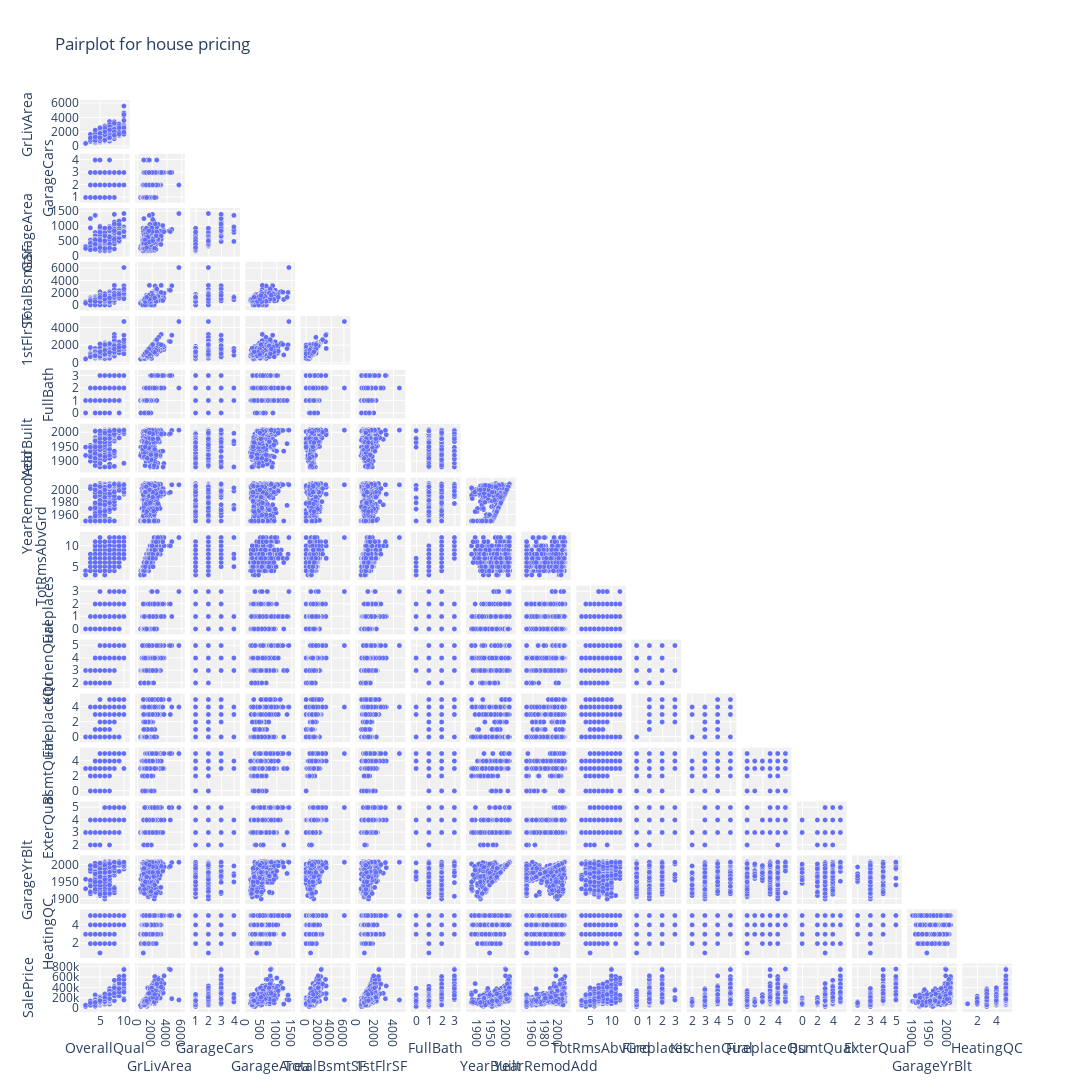

Write notebook code for a chart like this one.
### Markdown cell above
### Plotting correlated features

For our plot, we will get all the features that have absolute value above 0.5 with the dependent **SalePrice**.

### Code cell
obj = go.Splom(dimensions=[dict(label='OverallQual', values = df_train['OverallQual']),
                           dict(label='GrLivArea', values=df_train['GrLivArea']),
                           dict(label='GarageCars', values=df_train['GarageCars']),
                           dict(label='GarageArea', values=df_train['GarageArea']),
                           dict(label='TotalBsmtSF', values=df_train['TotalBsmtSF']),
                           dict(label='1stFlrSF', values=df_train['1stFlrSF']),
                           dict(label='FullBath', values=df_train['FullBath']),
                           dict(label='YearBuilt', values=df_train['YearBuilt']),
                           dict(label='YearRemodAdd', values=df_train['YearRemodAdd']),
                           dict(label='TotRmsAbvGrd', values=df_train['TotRmsAbvGrd']),
                           dict(label='Fireplaces', values=df_train['Fireplaces']),
                           dict(label='KitchenQual', values=df_train['KitchenQual']),
                           dict(label='FireplaceQu', values=df_train['FireplaceQu']),
                           dict(label='BsmtQual', values=df_train['BsmtQual']),
                           dict(label='ExterQual', values=df_train['ExterQual']),
                           dict(label='GarageYrBlt', values=df_train['GarageYrBlt']),
                           dict(label='HeatingQC', values=df_train['HeatingQC']),
                           dict(label='SalePrice', values=df_train['SalePrice'])],
                        marker=dict(size=5,
                           line=dict(width=0.5,
                                     color='rgb(230,230,230)')),
                           diagonal=dict(visible=False),
                           showupperhalf=False)
axisd = dict(showline=False,
           zeroline=False,
           gridcolor='#fff')

layout = go.Layout(title="Pairplot for house pricing",
                   dragmode='select',
                   width=2000,
                   height=2000,
                   autosize=False,
                   hovermode='closest',
                   plot_bgcolor='rgba(240,240,240, 0.95)',
                   xaxis1=dict(axisd), xaxis2=dict(axisd), xaxis3=dict(axisd), xaxis4=dict(axisd), xaxis5=dict(axisd), xaxis6=dict(axisd),
                   xaxis7=dict(axisd), xaxis8=dict(axisd), xaxis9=dict(axisd), xaxis10=dict(axisd), xaxis11=dict(axisd), xaxis12=dict(axisd),
                   xaxis13=dict(axisd), xaxis14=dict(axisd), xaxis15=dict(axisd), xaxis16=dict(axisd), xaxis17=dict(axisd), xaxis18=dict(axisd),
                   yaxis1=dict(axisd), yaxis2=dict(axisd), yaxis3=dict(axisd), yaxis4=dict(axisd), yaxis5=dict(axisd), yaxis6=dict(axisd),
                   yaxis7=dict(axisd), yaxis8=dict(axisd), yaxis9=dict(axisd), yaxis10=dict(axisd), yaxis11=dict(axisd), yaxis12=dict(axisd),
                   yaxis13=dict(axisd), yaxis14=dict(axisd), yaxis15=dict(axisd), yaxis16=dict(axisd), yaxis17=dict(axisd), yaxis18=dict(axisd))


fig = go.Figure(data=[obj], layout=layout)
plotly.offline.iplot(fig, filename="pairplot")

### Figure 1 — Plotly figure (JSON) as saved in the notebook; plotly's stock layout.template omitted (floating-point values rounded to 4 significant figures; data arrays with more than 128 entries replaced by an {"elided": "..."} marker saying what was removed)
{"data": [{"diagonal": {"visible": false}, "dimensions": [{"label": "OverallQual", "values": {"elided": "1370 int values"}}, {"label": "GrLivArea", "values": {"elided": "1370 int values"}}, {"label": "GarageCars", "values": {"elided": "1370 int values"}}, {"label": "GarageArea", "values": {"elided": "1370 int values"}}, {"label": "TotalBsmtSF", "values": {"elided": "1370 int values"}}, {"label": "1stFlrSF", "values": {"elided": "1370 int values"}}, {"label": "FullBath", "values": {"elided": "1370 int values"}}, {"label": "YearBuilt", "values": {"elided": "1370 int values"}}, {"label": "YearRemodAdd", "values": {"elided": "1370 int values"}}, {"label": "TotRmsAbvGrd", "values": {"elided": "1370 int values"}}, {"label": "Fireplaces", "values": {"elided": "1370 int values"}}, {"label": "KitchenQual", "values": {"elided": "1370 int values"}}, {"label": "FireplaceQu", "values": {"elided": "1370 int values"}}, {"label": "BsmtQual", "values": {"elided": "1370 int values"}}, {"label": "ExterQual", "values": {"elided": "1370 int values"}}, {"label": "GarageYrBlt", "values": {"elided": "1370 int values"}}, {"label": "HeatingQC", "values": {"elided": "1370 int values"}}, {"label": "SalePrice", "values": {"elided": "1370 int values"}}], "marker": {"line": {"color": "rgb(230,230,230)", "width": 0.5}, "size": 5}, "showupperhalf": false, "type": "splom"}], "layout": {"autosize": false, "dragmode": "select", "height": 2000, "hovermode": "closest", "plot_bgcolor": "rgba(240,240,240, 0.95)", "title": {"text": "Pairplot for house pricing"}, "width": 2000, "xaxis": {"gridcolor": "#fff", "showline": false, "zeroline": false}, "xaxis10": {"gridcolor": "#fff", "showline": false, "zeroline": false}, "xaxis11": {"gridcolor": "#fff", "showline": false, "zeroline": false}, "xaxis12": {"gridcolor": "#fff", "showline": false, "zeroline": false}, "xaxis13": {"gridcolor": "#fff", "showline": false, "zeroline": false}, "xaxis14": {"gridcolor": "#fff", "showline": false, "zeroline": false}, "xaxis15": {"gridcolor": "#fff", "showline": false, "zeroline": false}, "xaxis16": {"gridcolor": "#fff", "showline": false, "zeroline": false}, "xaxis17": {"gridcolor": "#fff", "showline": false, "zeroline": false}, "xaxis18": {"gridcolor": "#fff", "showline": false, "zeroline": false}, "xaxis2": {"gridcolor": "#fff", "showline": false, "zeroline": false}, "xaxis3": {"gridcolor": "#fff", "showline": false, "zeroline": false}, "xaxis4": {"gridcolor": "#fff", "showline": false, "zeroline": false}, "xaxis5": {"gridcolor": "#fff", "showline": false, "zeroline": false}, "xaxis6": {"gridcolor": "#fff", "showline": false, "zeroline": false}, "xaxis7": {"gridcolor": "#fff", "showline": false, "zeroline": false}, "xaxis8": {"gridcolor": "#fff", "showline": false, "zeroline": false}, "xaxis9": {"gridcolor": "#fff", "showline": false, "zeroline": false}, "yaxis": {"gridcolor": "#fff", "showline": false, "zeroline": false}, "yaxis10": {"gridcolor": "#fff", "showline": false, "zeroline": false}, "yaxis11": {"gridcolor": "#fff", "showline": false, "zeroline": false}, "yaxis12": {"gridcolor": "#fff", "showline": false, "zeroline": false}, "yaxis13": {"gridcolor": "#fff", "showline": false, "zeroline": false}, "yaxis14": {"gridcolor": "#fff", "showline": false, "zeroline": false}, "yaxis15": {"gridcolor": "#fff", "showline": false, "zeroline": false}, "yaxis16": {"gridcolor": "#fff", "showline": false, "zeroline": false}, "yaxis17": {"gridcolor": "#fff", "showline": false, "zeroline": false}, "yaxis18": {"gridcolor": "#fff", "showline": false, "zeroline": false}, "yaxis2": {"gridcolor": "#fff", "showline": false, "zeroline": false}, "yaxis3": {"gridcolor": "#fff", "showline": false, "zeroline": false}, "yaxis4": {"gridcolor": "#fff", "showline": false, "zeroline": false}, "yaxis5": {"gridcolor": "#fff", "showline": false, "zeroline": false}, "yaxis6": {"gridcolor": "#fff", "showline": false, "zeroline": false}, "yaxis7": {"gridcolor": "#fff", "showline": false, "zeroline": false}, "yaxis8": {"gridcolor": "#fff", "showline": false, "zeroline": false}, "yaxis9": {"gridcolor": "#fff", "showline": false, "zeroline": false}}}
